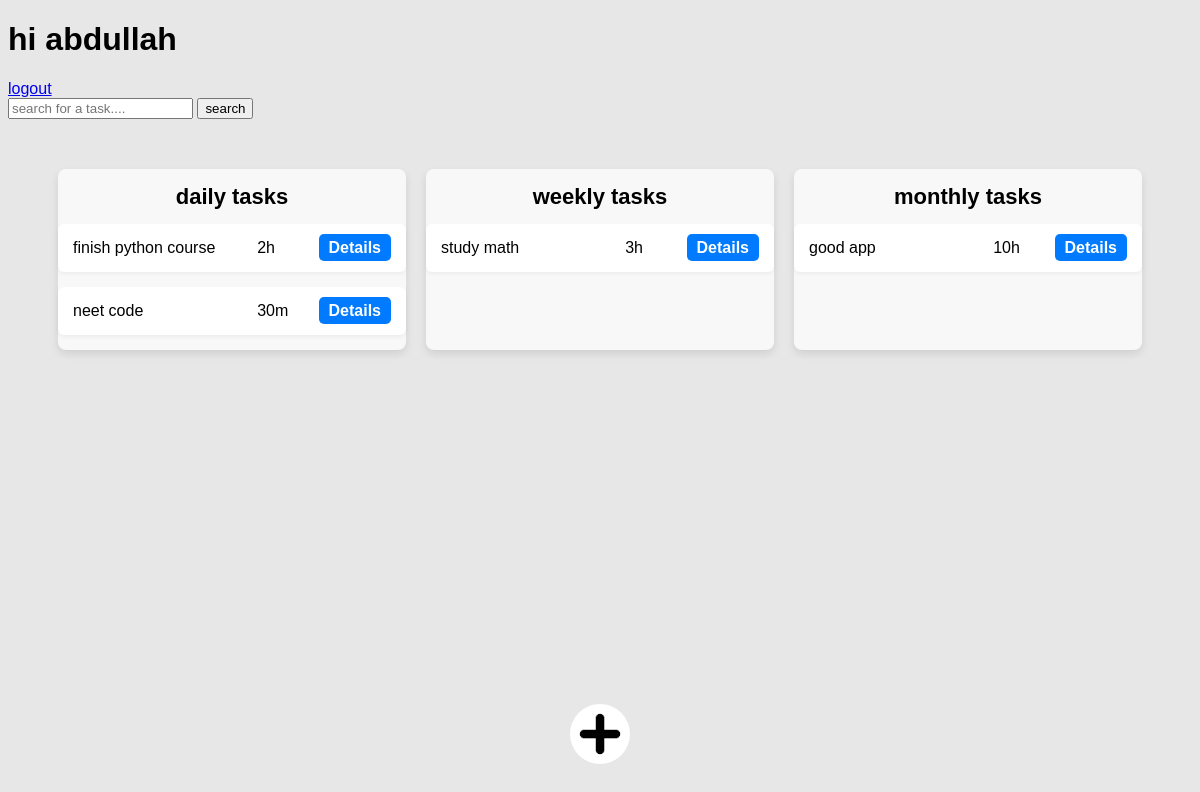
The app's page / (signed in) with its own data.
### taskapp/models.py (models this page shows)
class DayTask(models.Model):
    user = models.ForeignKey(User, on_delete=models.CASCADE, related_name='day_tasks')
    title = models.CharField(max_length=200)
    date_created = models.DateTimeField(default=timezone.now)
    description = models.TextField(blank=True, null=True)
    estimated_time = models.CharField(max_length=5, blank=True, null=True)  # New field for estimated time
    is_finished = models.BooleanField(default=False)
    def __str__(self):
        return self.title

class WeeklyTask(models.Model):
    user = models.ForeignKey(User, on_delete=models.CASCADE, related_name='weekly_tasks')
    title = models.CharField(max_length=200)
    date_created = models.DateTimeField(default=timezone.now)
    description = models.TextField(blank=True, null=True)
    is_finished = models.BooleanField(default=False)
    estimated_time = models.CharField(max_length=5, blank=True, null=True)  # New field for estimated time
    day_of_week = models.CharField(max_length=9, choices=DAYS_OF_WEEK ,default='0')  # New field for day of the week
    def __str__(self):
        return self.title

class MonthlyTask(models.Model):
    user = models.ForeignKey(User, on_delete=models.CASCADE, related_name='monthly_tasks')
    title = models.CharField(max_length=200)
    date_created = models.DateTimeField(default=timezone.now)
    description = models.TextField(blank=True, null=True)
    is_finished = models.BooleanField(default=False)
    estimated_time = models.CharField(max_length=5, blank=True, null=True)  # New field for estimated time
    day_of_month = models.IntegerField(default=1)
    def __str__(self):
        return self.title

### taskapp/views.py (the view)
# urls.py: path('', views.index, name='index'), # Include your app's URLs
@login_required(login_url='login_form')
def index(request):
    daytask = request.user.day_tasks.all()
    weeklytask = request.user.weekly_tasks.all()
    monthlytask = request.user.monthly_tasks.all()
    return render(request, 'taskapp/index.html', {
        'daytask': daytask,
        'weeklytask': weeklytask,
        'monthlytask': monthlytask})

### taskapp/templates/taskapp/index.html (shortened to what this page needs)
{% include "base.html" %}
{% load static %}
{% block header %}
    <link rel="stylesheet"href="{% static 'taskapp/css/style.css' %}"/>
{% endblock header %}
{% block content %}
    <div class='addbutton' >
        <img class='addimg' src="{% static 'taskapp/images/add.jpg' %}" alt="">
    </div>
    <h1>hi {{user}}</h1>
    <a href="{% url 'logout_page'  %}">logout</a>
    <div>
        <input type="text" placeholder='search for a task....'>
        <button type="submit">search</button>
    </div>
    <div class="grid">
        <div class="grid-item">
            <h1 class='tasksHeaders'>daily tasks</h1>
            {% for task in daytask %}
            <div class="{{task.id}} daytask item {% if task.is_finished %}strikethrough{% endif %}">
                <div class="flex-large">
                    {{ task }}
                </div>
                <div class="flex-small">
                    {{ task.estimated_time }}
                </div>
                <div class="flex-end">
                    <a href="" class="details-button">Details</a>
                </div>
            </div>
            {% endfor %}
        </div>
        <div class="grid-item">
            <h1 class='tasksHeaders'>weekly tasks</h1>
            {% for task in weeklytask %}
            <div class="{{task.id}} weeklytask item {% if task.is_finished %}strikethrough{% endif %}">
                <div class="flex-large">
                    {{ task }}
                </div>
                <div class="flex-small">
                    {{ task.estimated_time }}
                </div>
                <div class="flex-end">
                    <a href="" class="details-button">Details</a>
                </div>
            </div>
            {% endfor %}
        </div>
        <div class="grid-item">
            <h1 class='tasksHeaders'>monthly tasks</h1>
            {% for task in monthlytask %}
            <div class="{{task.id}} monthlytask item {% if task.is_finished %}strikethrough{% endif %}">
                <div class="flex-large">
                    {{ task }}
                </div>
                <div class="flex-small">
                    {{ task.estimated_time }}
                </div>
                <div class="flex-end">
                    <a href="" class="details-button">Details</a>
                </div>
            </div>
            {% endfor %}
        </div>
    </div>
{% endblock content %}

### static/css/base.css (style rules this page uses)
body { background-color: rgb(231, 231, 231); font-family: Arial, sans-serif; }

### taskapp/static/taskapp/css/style.css (style rules this page uses)
body { position: relative; }
.grid { display: grid; grid-template-columns: repeat(3, 1fr); gap: 20px; margin: 50px; text-align: left; }
.grid-item { background-color: #f8f8f8; border-radius: 8px; box-shadow: 0 4px 8px rgba(0, 0, 0, 0.1); }
.flex-large { flex: 3; }
.flex-small { flex: 1; }
.item { display: flex; background-color: #ffffff; margin-bottom: 15px; padding: 15px; border-radius: 6px; box-shadow: 0 2px 4px rgba(0, 0, 0, 0.05); transition: background-color 0.3s; }
.addbutton { cursor: pointer; position:fixed; bottom: 0; left: 50%; transform: translate(-50%, -50%); }
.addimg { width: 60px; height: 60px; border-radius: 100%; }
.tasksHeaders { text-align: center; font-size: 22px; }
.details-button { padding: 5px 10px; background-color: #007bff; color: #ffffff; text-align: center; text-decoration: none; font-weight: bold; border-radius: 5px; transition: background-color 0.3s; }

### records on screen
DayTask: title "finish python course", estimated_time "2h"
DayTask: title "neet code", estimated_time "30m"
WeeklyTask: title "study math", estimated_time "3h"
MonthlyTask: title "good app", estimated_time "10h"

### other values on screen
{{ user }} "abdullah"
